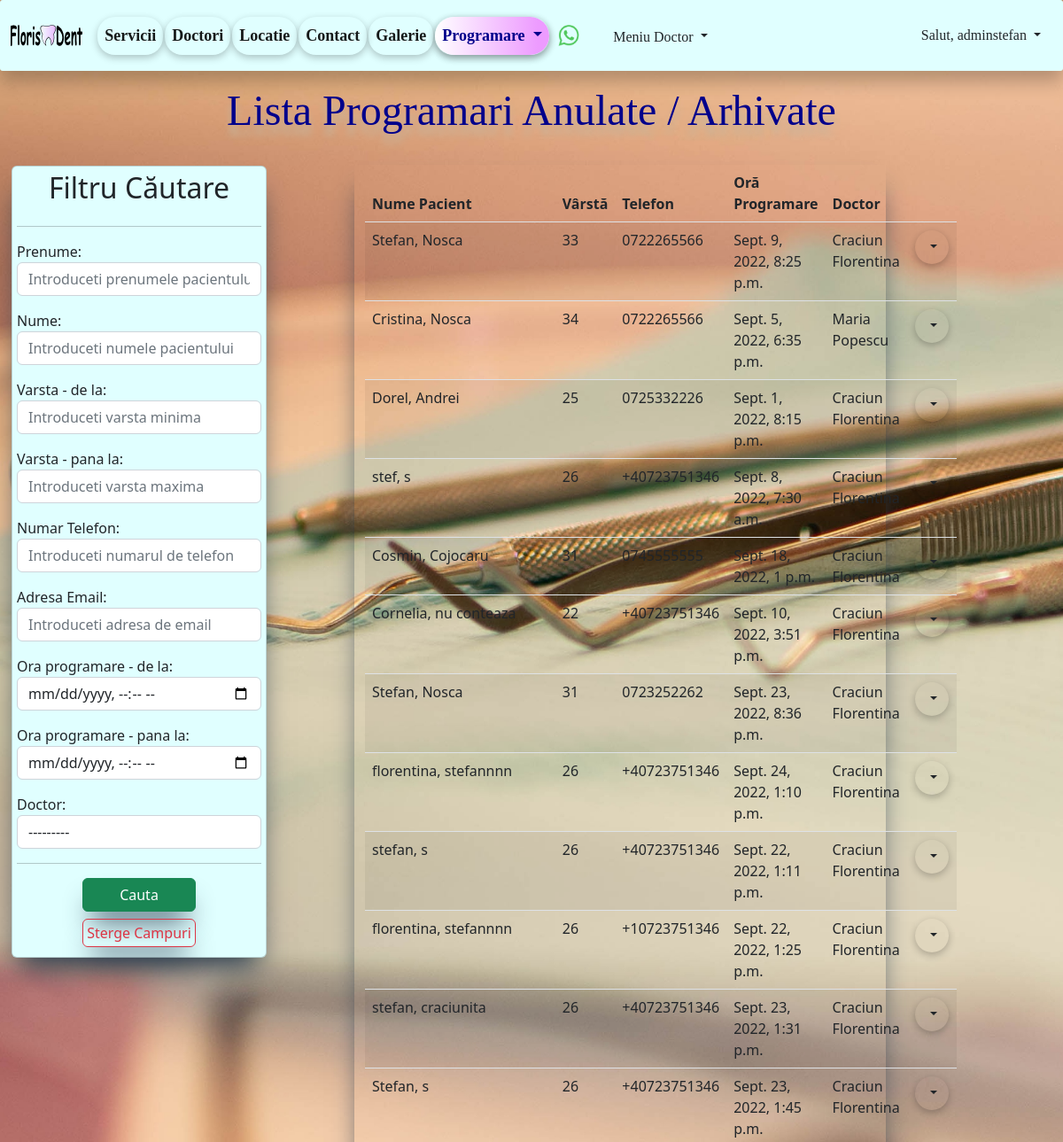
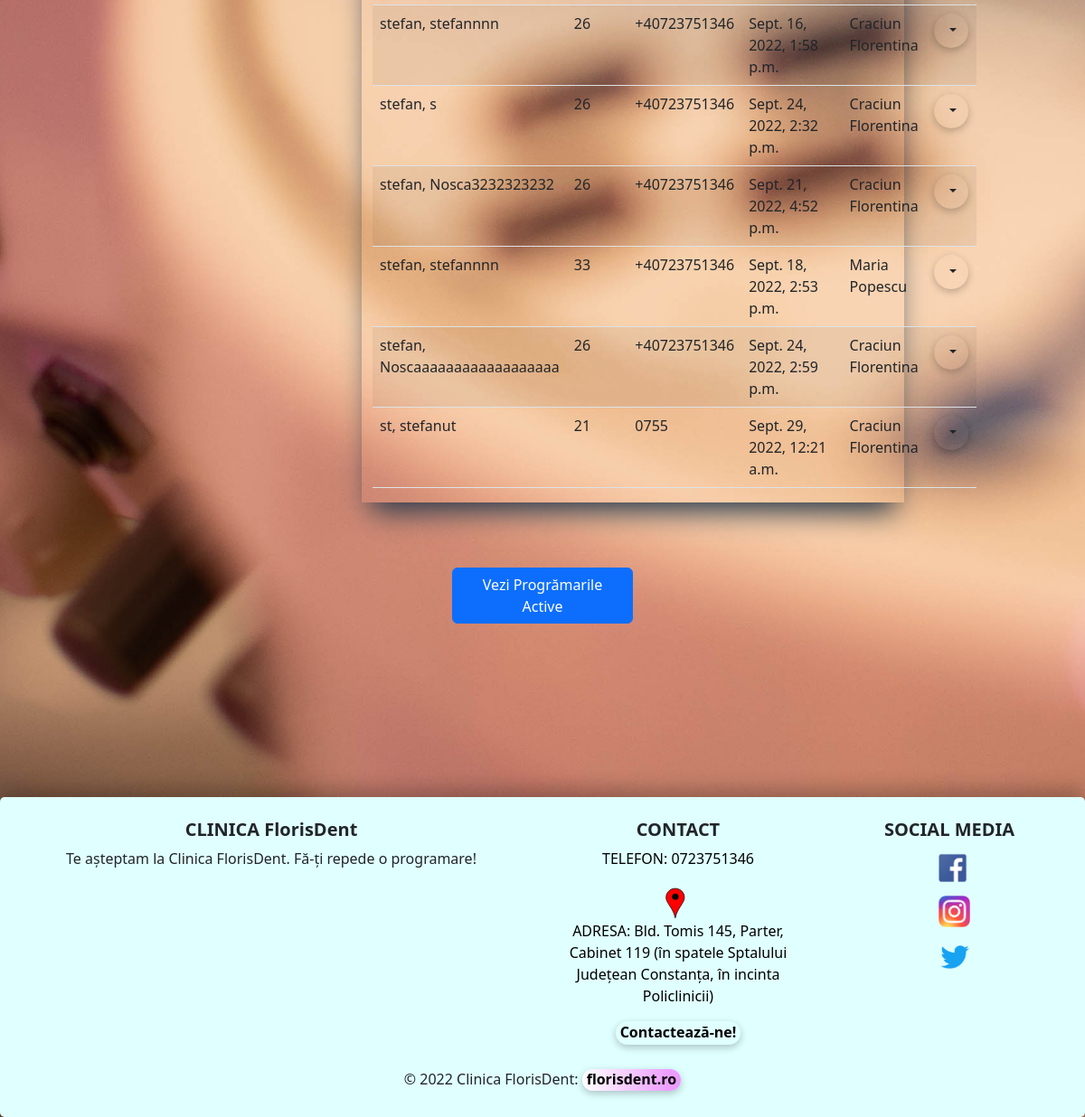
The app's page /list_of_programari_anulate/ (signed in) with its own data (2 pictures, top to bottom).
### programari/models.py (models this page shows, shortened)
class Programari(models.Model):
    prenume = models.CharField(max_length=30)
    nume = models.CharField(max_length=30)
    varsta = models.IntegerField()
    numar_telefon = models.CharField(blank=True, max_length=20)
    email = models.EmailField(blank=True, max_length=50)
    ora_programare = models.DateTimeField()
    doctor = models.ForeignKey(Doctor, on_delete=models.CASCADE, null=True)
    active = models.BooleanField(default=True)
    created_at = models.DateTimeField(auto_now_add=True)
    updated_at = models.DateTimeField(auto_now=True)

### doctori/models.py (models this page shows)
class Doctor(models.Model):
    nume_doctor = models.CharField(max_length=40)
    specializare = models.CharField(max_length=50)
    experienta = models.IntegerField()
    email = models.EmailField(blank=True, max_length=50)
    descriere = models.TextField(blank=True, max_length=300)
    varsta = models.IntegerField()
    image = models.ImageField(upload_to='images/doctori/', null=True, blank=True)
    active = models.BooleanField(default=True)
    created_at = models.DateTimeField(default=datetime.now)
    updated_at = models.DateTimeField(auto_now=True)
    def __str__(self):
        return f'{self.nume_doctor}'

### programari/views.py (the view)
# urls.py: path('list_of_programari_anulate/', views.ProgramareListViewAnulate.as_view(), name='list-of-programari-anulate'),
class ProgramareListViewAnulate(LoginRequiredMixin, ListView):
    template_name = 'programari/list_of_programari_anulate.html'
    model = Programari
    context_object_name = 'all_programari_anulate'
    def get_context_data(self, **kwargs):
        data = super(ProgramareListViewAnulate, self).get_context_data(**kwargs)
        all_programari_anulate = Programari.objects.filter(active=False)
        data['programari_anulate'] = all_programari_anulate
        my_filter_ = ProgramariFilters(self.request.GET, queryset=all_programari_anulate)
        data['all_programari_anulate'] = my_filter_.qs
        data['my_filter_anulate'] = my_filter_
        return data

### templates/programari/list_of_programari_anulate.html (shortened to what this page needs)
{% extends 'base.html' %}
{% block content %}
    <h2 class="my_header text-center">Lista Programari Anulate / Arhivate</h2>
    <br>
    <div class="container-fluid">
        <div class="row">
            <div class="col-md-4">
                <div class="card"
                     style="width: 18rem; box-shadow: rgb(38, 57, 77) 0px 20px 30px -10px; padding: 5px; margin: 1px; background-color: lightcyan">
                    <h2 class="my-h text-center">Filtru Căutare</h2>
                    <hr>
                    <form class="my-h" method="get">
                        {{ my_filter_anulate.form.as_p }}
                        <hr>
                        <button type="submit" class="btn btn-success mx-auto"
                                style="display:grid; justify-content:center; width: 8rem; box-shadow: rgb(38, 57, 77) 0px 20px 30px -10px;  margin: 3%;">
                            Cauta
                        </button>
                        <a href="{% url 'list-of-programari' %}" class="btn btn-outline-danger mx-auto"
                           style="display:flex; justify-content:center; width: 8rem; box-shadow: rgb(38, 57, 77) 0px 20px 30px -10px; padding:3px; margin: 2%;">
                            Sterge Campuri</a>
                    </form>
                </div>
            </div>
            <div class="col-md-6" style="box-shadow: rgb(38, 57, 77) 0px 20px 30px -10px;">
                <table class="table table-striped table-hover">
                    <thead>
                    <tr>
                        <th>Nume Pacient</th>
                        <th>Vârstă</th>
                        <th>Telefon</th>
                        <th>Oră Programare</th>
                        <th>Doctor</th>
                        <th></th>
                    </tr>
                    </thead>
                    <tbody>
                    {% for programari in all_programari_anulate %}
                        <tr>
                            <td>{{ programari.prenume }}, {{ programari.nume }}</td>
                            <td>{{ programari.varsta }}</td>
                            <td>{{ programari.numar_telefon }}</td>
                            <td>{{ programari.ora_programare }}</td>
                            <td>{{ programari.doctor }}</td>
                            <td>
                                <li class="nav-item dropdown" style="list-style-type: none">
                                    <button class="btn dropdown-toggle" id="navbarDropdown"
                                            role="button"
                                            data-bs-toggle="dropdown" aria-expanded="false">
                                    </button>
                                </li>
                            </td>
                        </tr>
                    {% endfor %}
                    </tbody>
                </table>
            </div>
        </div>
    </div>
    <br><br><br>
    <div class="d-grid gap-2 col-2 mx-auto">
        <a href="{% url 'list-of-programari' %}" class="btn btn-primary" type="button">Vezi Progrămarile Active</a>
    </div>
{% endblock %}

### templates/navbar.html (shortened to what this page needs)
{% load static %}
<nav class="navbar navbar-expand-sm sticky-top" style="background-color: #e0ffff; height: 80px">
    <div class="container-fluid">
        <a id="navbar-brand" class="navbar-brand" href="{% url 'home' %}" title="Prima Pagina FlorisDent">
            <img src="{% static 'images/florisdent_logo.svg' %}"
                 style="height: 1.6rem;">
        </a>
        <br>
        <div class="collapse navbar-collapse" id="navbarSupportedContent">
            <ul class="navbar-nav me-auto mb-2 mb-lg-0">
                <li class="nav-item">
                    <a class="nav-link active" aria-current="page" href="{% url 'list-preturi' %}"
                       title="Vezi serviciile noastre!">Servicii</a>
                </li>
                <li class="nav-item">
                    <a class="nav-link active" aria-current="page" href="{% url 'list-of-doctori' %}"
                       title="Vezi doctorii nostri!">Doctori</a>
                </li>
                <li class="nav-item d-flex">
                    <a class="nav-link active" aria-current="page" href="{% url 'locatie' %}"
                       title="Vezi unde ne gasesti in Constanta">Locatie
                    </a>
                </li>
                <li class="nav-item d-flex">
                    <a class="nav-link active" aria-current="page" href="{% url 'create-mesaj' %}"
                       title="Contacteaza-ne!">Contact
                    </a>
                </li>
                <li class="nav-item d-flex">
                    <a class="nav-link active" aria-current="page" href="{% url 'galerie' %}"
                       title="Vezi Galeria FlorisDent!">Galerie
                    </a>
                </li>
                <li class="nav-item dropdown">
                    <a class="nav-link dropdown-toggle" href="#" role="button" data-bs-toggle="dropdown"
                       aria-expanded="false" title="Fa o programare!" style="color: darkblue; box-shadow: rgba(0, 0, 0, 0.24) 0px 3px 8px;
                        border-radius: 25px; background: rgb(252,252,252); background: linear-gradient(90deg, rgba(255,255,255,1) 0%, rgba(237,155,255,1) 90%);">
                        Programare
                    </a>
                </li>
                <a class="navbar-brand"
                   href="https://api.whatsapp.com/send?phone=+40736407327&text=Buna ziua, as dori o programare, ma puteti ajuta?"
                   title="Contacteaza-ne prin WhatsApp">
                    <img src="{% static 'images/wapp.png' %}" style="height: 25px; padding-top: 1px">
                </a>
                {% if user.is_authenticated %}
                    <div class="dropdown">
                    <button class="btn b_doctor dropdown-toggle" type="button" data-bs-toggle="dropdown"
                            aria-expanded="false" title="Vezi Meniul Doctorului">
                        Meniu Doctor
                    </button>
                {% endif %}
                </div>
            </ul>
            {% if user.is_authenticated %}
                <div class="dropdown">
                    <button class="btn b_user dropdown-toggle" type="button" data-bs-toggle="dropdown"
                            aria-expanded="false">
                        Salut, {{ user }}
                    </button>
                </div>
            {% endif %}
        </div>
    </div>
</nav>

### static/css/main.css (style rules this page uses)
.my_header { color: #00008b; font-size: xxx-large; font-family: Inder, Verdana, Paytone One; text-shadow: 0 11px 8px #c4b59d; }
.nav-link { font-size: large; }

### templates/navbar.html (style rules this page uses)
#navbar-brand { margin-bottom: 5px; padding-bottom: 5px; }
.navbar { border-radius: 3px; box-shadow: rgba(0, 0, 0, 0.24) 0px 12px 20px; width: 100%; float: left; margin: 0 0 1em 0; padding: 0; }
.nav-item { font-weight: bold; font-size: small; font-family: "Microsoft Sans Serif"; margin: 1px; box-shadow: rgba(0, 0, 0, 0.24) 0px 3px 8px; color: black; border-radius: 20px; }
.b_user { border-radius: 25px; font-family: "Microsoft Sans Serif"; }
.b_doctor { border-radius: 25px; font-family: "Microsoft Sans Serif"; margin-top: 5px; }

### records on screen
Programari: prenume "Stefan", nume "Nosca", varsta "33", numar_telefon "0722265566", ora_programare "Sept. 9, 2022, 8:25 p.m.", doctor "Craciun Florentina"
Programari: prenume "Cristina", nume "Nosca", varsta "34", numar_telefon "0722265566", ora_programare "Sept. 5, 2022, 6:35 p.m.", doctor "Maria Popescu"
Programari: prenume "Dorel", nume "Andrei", varsta "25", numar_telefon "0725332226", ora_programare "Sept. 1, 2022, 8:15 p.m.", doctor "Craciun Florentina"
Programari: prenume "stef", nume "s", varsta "26", numar_telefon "+40723751346", ora_programare "Sept. 8, 2022, 7:30 a.m.", doctor "Craciun Florentina"
Programari: prenume "Cosmin", nume "Cojocaru", varsta "31", numar_telefon "0745555555", ora_programare "Sept. 18, 2022, 1 p.m.", doctor "Craciun Florentina"
Programari: prenume "Cornelia", nume "nu conteaza", varsta "22", numar_telefon "+40723751346", ora_programare "Sept. 10, 2022, 3:51 p.m.", doctor "Craciun Florentina"
Programari: prenume "Stefan", nume "Nosca", varsta "31", numar_telefon "0723252262", ora_programare "Sept. 23, 2022, 8:36 p.m.", doctor "Craciun Florentina"
Programari: prenume "florentina", nume "stefannnn", varsta "26", numar_telefon "+40723751346", ora_programare "Sept. 24, 2022, 1:10 p.m.", doctor "Craciun Florentina"
Programari: prenume "stefan", nume "s", varsta "26", numar_telefon "+40723751346", ora_programare "Sept. 22, 2022, 1:11 p.m.", doctor "Craciun Florentina"
Programari: prenume "florentina", nume "stefannnn", varsta "26", numar_telefon "+10723751346", ora_programare "Sept. 22, 2022, 1:25 p.m.", doctor "Craciun Florentina"
Programari: prenume "stefan", nume "craciunita", varsta "26", numar_telefon "+40723751346", ora_programare "Sept. 23, 2022, 1:31 p.m.", doctor "Craciun Florentina"
Programari: prenume "Stefan", nume "s", varsta "26", numar_telefon "+40723751346", ora_programare "Sept. 23, 2022, 1:45 p.m.", doctor "Craciun Florentina"
Programari: prenume "stefan", nume "stefannnn", varsta "26", numar_telefon "+40723751346", ora_programare "Sept. 16, 2022, 1:58 p.m.", doctor "Craciun Florentina"
Programari: prenume "stefan", nume "s", varsta "26", numar_telefon "+40723751346", ora_programare "Sept. 24, 2022, 2:32 p.m.", doctor "Craciun Florentina"
Programari: prenume "stefan", nume "Nosca3232323232", varsta "26", numar_telefon "+40723751346", ora_programare "Sept. 21, 2022, 4:52 p.m.", doctor "Craciun Florentina"
Programari: prenume "stefan", nume "stefannnn", varsta "33", numar_telefon "+40723751346", ora_programare "Sept. 18, 2022, 2:53 p.m.", doctor "Maria Popescu"
Programari: prenume "stefan", nume "Noscaaaaaaaaaaaaaaaaaa", varsta "26", numar_telefon "+40723751346", ora_programare "Sept. 24, 2022, 2:59 p.m.", doctor "Craciun Florentina"
Programari: prenume "st", nume "stefanut", varsta "21", numar_telefon "0755", ora_programare "Sept. 29, 2022, 12:21 a.m.", doctor "Craciun Florentina"

### other values on screen
{{ user }} "adminstefan"
